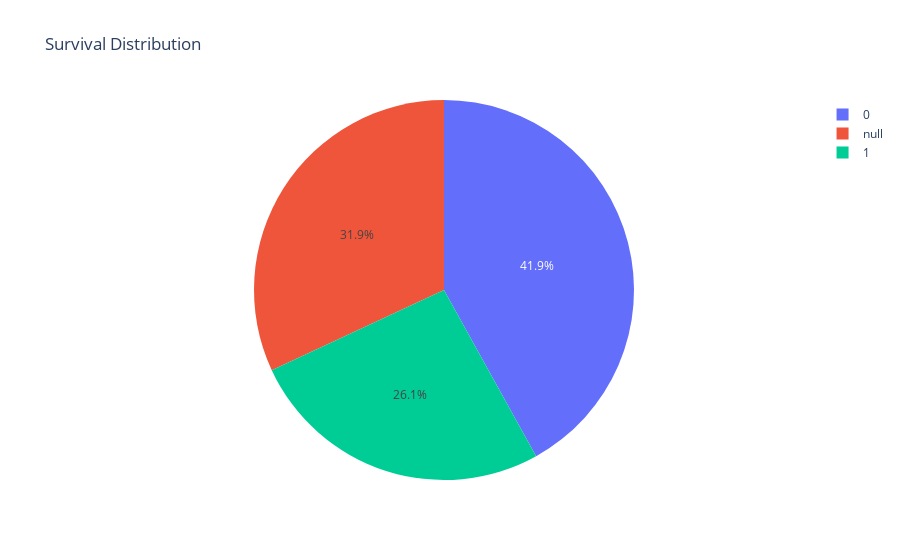

Notebook code for this chart:
### Markdown cell above
6. Pie chart (Круговая диаграмма)

### Code cell
fig = px.pie(data, names='Survived', title='Survival Distribution')
fig.show()

### Figure 1 — Plotly figure (JSON) as saved in the notebook; plotly's stock layout.template omitted (floating-point values rounded to 4 significant figures; data arrays with more than 128 entries replaced by an {"elided": "..."} marker saying what was removed)
{"data": [{"domain": {"x": [0, 1], "y": [0, 1]}, "hovertemplate": "Survived=%{label}<extra></extra>", "labels": {"elided": "1309 int values"}, "legendgroup": "", "name": "", "showlegend": true, "type": "pie"}], "layout": {"legend": {"tracegroupgap": 0}, "title": {"text": "Survival Distribution"}}}
